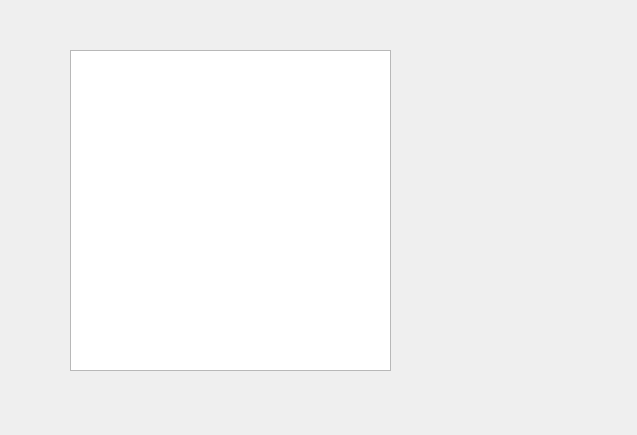
<?xml version="1.0" encoding="UTF-8"?>
<ui version="4.0">
 <class>GameWidget</class>
 <widget class="QWidget" name="GameWidget">
  <property name="geometry">
   <rect>
    <x>0</x>
    <y>0</y>
    <width>637</width>
    <height>435</height>
   </rect>
  </property>
  <property name="sizePolicy">
   <sizepolicy hsizetype="Expanding" vsizetype="Expanding">
    <horstretch>0</horstretch>
    <verstretch>0</verstretch>
   </sizepolicy>
  </property>
  <property name="windowTitle">
   <string>Form</string>
  </property>
  <widget class="QGraphicsView" name="graphicsView">
   <property name="geometry">
    <rect>
     <x>70</x>
     <y>50</y>
     <width>321</width>
     <height>321</height>
    </rect>
   </property>
   <property name="verticalScrollBarPolicy">
    <enum>Qt::ScrollBarAlwaysOff</enum>
   </property>
   <property name="horizontalScrollBarPolicy">
    <enum>Qt::ScrollBarAlwaysOff</enum>
   </property>
  </widget>
 </widget>
 <resources/>
 <connections/>
</ui>
